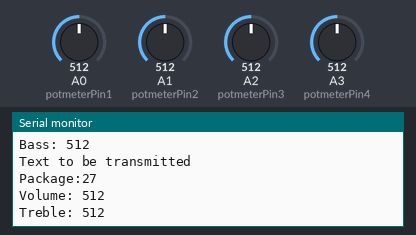
Bench run of a sketch on a simulated Arduino Uno, built with avr-gcc and run on an emulated ATmega328P. Parts: the last lines printed to the serial monitor. Inputs (shaded band) come from the test bench; at power-on: A1 (potmeterPin2) = 512, A2 (potmeterPin3) = 512, A3 (potmeterPin4) = 512, A0 (potmeterPin1) = 512. No radio packets arrive unless stated.

Above: at 2.8 s.
2.9 s: A1 (potmeterPin2) set to 108
At 2.91 s:
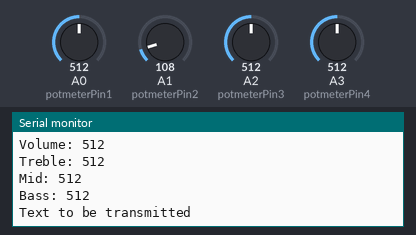
4.4 s: A1 (potmeterPin2) set to 91
At 4.56 s:
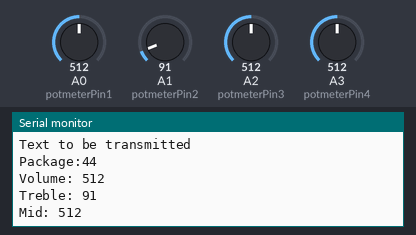
5.9 s: A2 (potmeterPin3) set to 105
At 6.11 s:
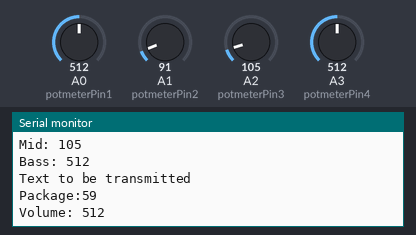
8.9 s: A2 (potmeterPin3) set to 90
At 8.91 s:
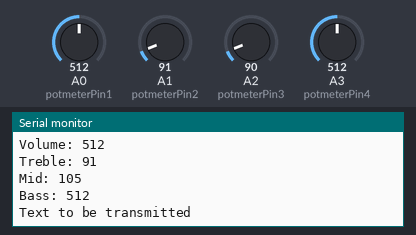
11.9 s: A3 (potmeterPin4) set to 110
At 13.04 s:
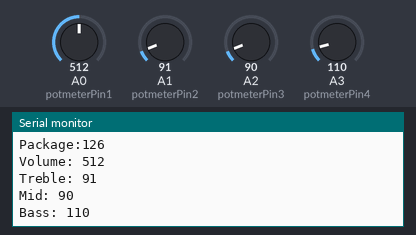
13.4 s: A3 (potmeterPin4) set to 92
At 13.45 s:
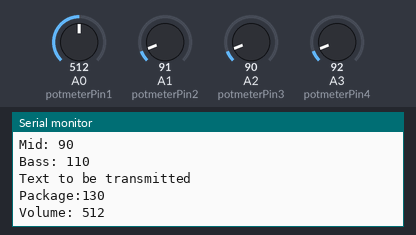
Timing chart, 0 to 15.9 s (numbered marks = the images above; inputs shaded):
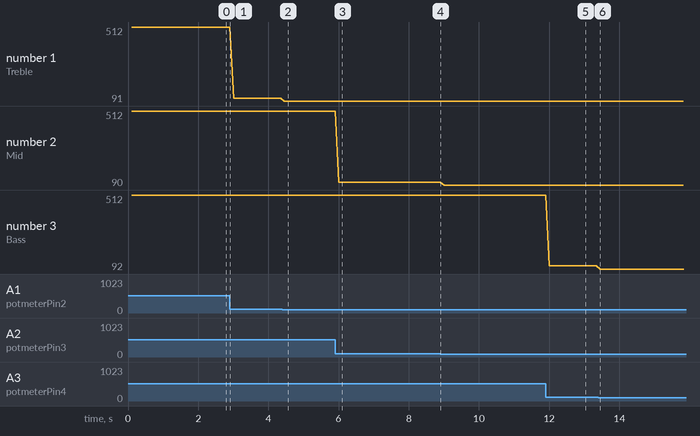

Measured:
- the behaviour switches between 100 and 99 on A1 (potmeterPin2) (found by bisection; images 1 and 2)
- the behaviour switches between 100 and 99 on A2 (potmeterPin3) (found by bisection; images 3 and 4)
- the behaviour switches between 100 and 99 on A3 (potmeterPin4) (found by bisection; images 5 and 6)
- after the input at 4.4 s, the serial monitor: prints a new line after 0.06 s (image 2)
- after the input at 5.9 s, the serial monitor: prints a new line after 0.11 s (image 3)
- after the input at 11.9 s, the serial monitor: prints a new line after 0.10 s (image 5)
- plotted number 1: 512 → 108 after the input at 2.9 s, 108 → 91 after the input at 4.4 s
- plotted number 2: 512 → 105 after the input at 5.9 s

The sketch:

Control.ino
```cpp
#include "RF24.h"


RF24 miControl (7, 8);
byte addresses[][6] = {"0"};
int potmeterPin1 = A0;
int potmeterPin2 = A1;
int potmeterPin3 = A2;
int potmeterPin4 = A3;
int volume = 0;
int agud = 0;
int med = 0;
int baj = 0;

struct package
{
  int id=1;
  int volume = 0;
  int agud = 0;
  int med = 0;
  int baj = 0;

  char  text[100] = "Text to be transmitted";
};
typedef struct package Package;
Package data;

void setup()
{
  Serial.begin(115200);
  delay(100);
  miControl.begin();
  miControl.setChannel(115);
  miControl.setPALevel(RF24_PA_HIGH);
  miControl.setDataRate( RF24_250KBPS ) ;
  miControl.openWritingPipe( addresses[0]);
}
void leerPot(){
  data.volume = analogRead(potmeterPin1); // Lee el dato y el resultado lo manda directo al paquete de envío
  data.agud = analogRead(potmeterPin2);
  data.med = analogRead(potmeterPin3);
  data.baj = analogRead(potmeterPin4);
  //Serial.print(potmeterVal);
  //Serial.print("\n");
}
void loop()
{
  leerPot();
  miControl.write(&data, sizeof(data));
  Serial.print("\nPackage:");
  Serial.print(data.id);
  Serial.print("\n");
  Serial.print("Volume: ");
  Serial.println(data.volume);
  Serial.print("Treble: ");
  Serial.println(data.agud);
  Serial.print("Mid: ");
  Serial.println(data.med);
  Serial.print("Bass: ");
  Serial.println(data.baj);
  Serial.println(data.text);
  data.id = data.id + 1;;
  delay(100);
}
```
